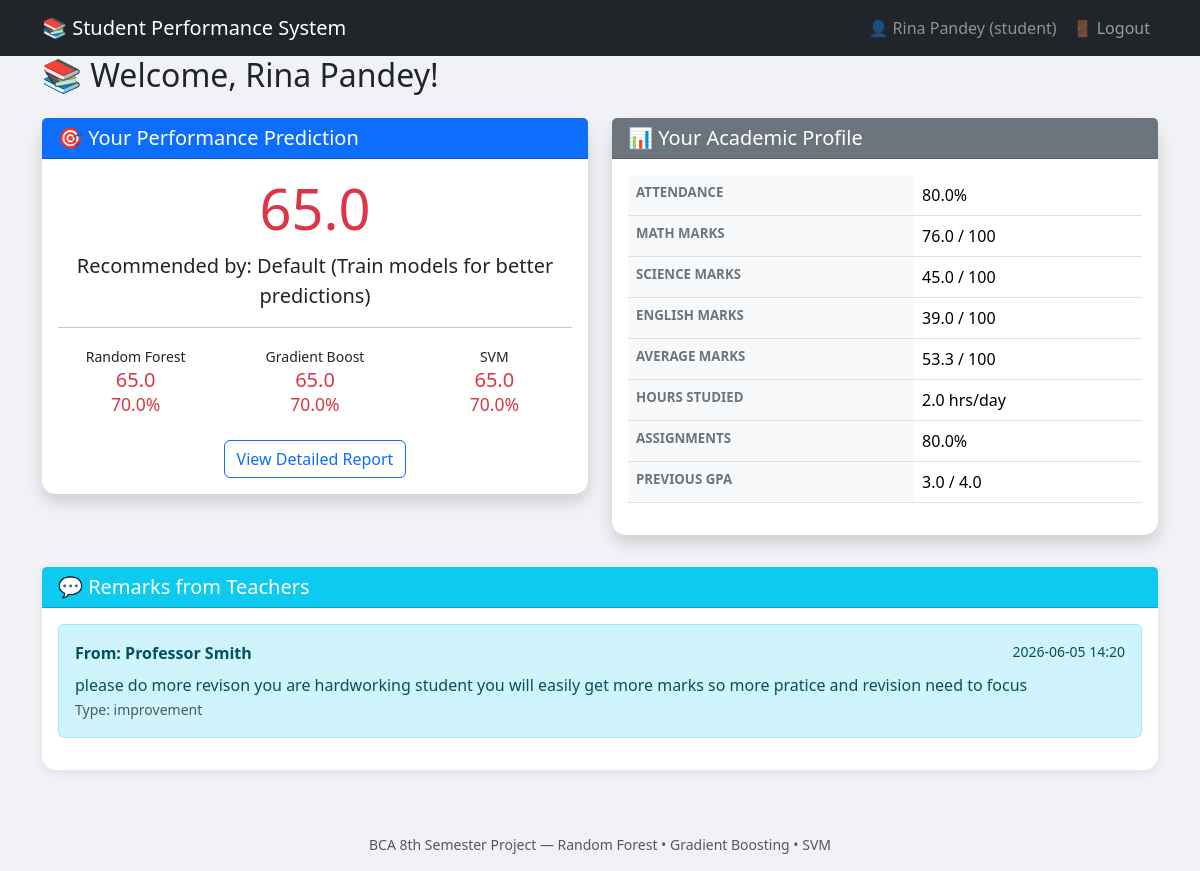
The page /student/dashboard (signed in) on the database its author committed.
### models.py (models this page shows, shortened)
class User(Base):
    __tablename__ = "users"
    id = Column(Integer, primary_key=True, autoincrement=True)
    username = Column(String(50), unique=True, nullable=False)
    email = Column(String(100), unique=True, nullable=False)
    password_hash = Column(String(255), nullable=False)
    role = Column(String(20), nullable=False)  # admin, teacher, student
    full_name = Column(String(100), nullable=False)
    is_active = Column(Boolean, default=True)
    created_at = Column(DateTime, default=func.now())
    student_id = Column(Integer, unique=True, nullable=True)  # For student roll number
    remarks_sent = relationship("Remark", foreign_keys="Remark.sender_id", backref="sender")
    remarks_received = relationship("Remark", foreign_keys="Remark.receiver_id", backref="receiver")

class Student(Base):
    __tablename__ = "students"
    id = Column(Integer, primary_key=True, autoincrement=True)
    name = Column(String(100), nullable=False)
    roll_number = Column(String(20), nullable=True)  # Student roll number
    attendance = Column(Float, nullable=False)      # 0–100 %
    math_marks = Column(Float, nullable=False)      # 0–100
    science_marks = Column(Float, nullable=False)   # 0–100
    english_marks = Column(Float, nullable=False)   # 0–100
    hours_studied = Column(Float, nullable=False)   # hours per day
    assignments = Column(Float, nullable=False)     # % completed
    prev_gpa = Column(Float, nullable=False)        # 0.0 – 4.0
    class_id = Column(Integer, ForeignKey("classes.id"), nullable=True)
    section_id = Column(Integer, ForeignKey("sections.id"), nullable=True)
    parent_contact = Column(String(20), nullable=True)
    parent_email = Column(String(100), nullable=True)
    address = Column(Text, nullable=True)
    enrollment_date = Column(DateTime, default=func.now())
    prediction_rf = Column(String(10), default="")
    prediction_gb = Column(String(10), default="")
    prediction_svm = Column(String(10), default="")
    confidence_rf = Column(Float, default=0.0)
    confidence_gb = Column(Float, default=0.0)
    confidence_svm = Column(Float, default=0.0)
    best_model = Column(String(30), default="")
    created_at = Column(DateTime, default=func.now())
    class_obj = relationship("Class", back_populates="students")
    section = relationship("Section", back_populates="students")

class Remark(Base):
    __tablename__ = "remarks"
    id = Column(Integer, primary_key=True, autoincrement=True)
    sender_id = Column(Integer, ForeignKey("users.id"), nullable=False)
    receiver_id = Column(Integer, ForeignKey("users.id"), nullable=False)
    student_record_id = Column(Integer, ForeignKey("students.id"), nullable=True)
    message = Column(Text, nullable=False)
    remark_type = Column(String(30), default="general")  # general, warning, appreciation, improvement
    is_read = Column(Boolean, default=False)
    created_at = Column(DateTime, default=func.now())

### routes.py (the view)
    @app.route("/student/dashboard")
    @login_required
    @role_required(Roles.STUDENT)
    def dashboard_student():
        current_user_obj = get_current_user()
        db = SessionLocal()
        try:
            student_dict = None
            if current_user_obj and current_user_obj.student_id:
                student_db = db.query(Student).filter(Student.id == current_user_obj.student_id).first()
                if student_db:
                    avg_marks = (student_db.math_marks + student_db.science_marks + student_db.english_marks) / 3 if (student_db.math_marks + student_db.science_marks + student_db.english_marks) > 0 else 0
                    class_info = None
                    section_info = None
                    if student_db.class_id:
                        class_obj = db.query(Class).filter(Class.id == student_db.class_id).first()
                        class_info = class_obj.name if class_obj else None
                    if student_db.section_id:
                        section_obj = db.query(Section).filter(Section.id == student_db.section_id).first()
                        section_info = section_obj.name if section_obj else None
                    student_dict = {
                        "id": student_db.id,
                        "roll_number": student_db.roll_number,
                        "name": student_db.name,
                        "attendance": student_db.attendance,
                        "math_marks": student_db.math_marks,
                        "science_marks": student_db.science_marks,
                        "english_marks": student_db.english_marks,
                        "hours_studied": student_db.hours_studied,
                        "assignments": student_db.assignments,
                        "prev_gpa": student_db.prev_gpa,
                        "prediction_rf": student_db.prediction_rf,
                        "prediction_gb": student_db.prediction_gb or student_db.prediction_rf,
                        "prediction_svm": student_db.prediction_svm or student_db.prediction_rf,
                        "confidence_rf": student_db.confidence_rf or 85.0,
                        "confidence_gb": student_db.confidence_gb or 85.0,
                        "confidence_svm": student_db.confidence_svm or 85.0,
                        "best_model": student_db.best_model or "Random Forest",
                        "avg_marks": round(avg_marks, 1),
                        "class_name": class_info,
                        "section_name": section_info,
                        "overall_score": round((avg_marks * 0.50 + student_db.attendance * 0.25 + min(student_db.hours_studied * 10, 100) * 0.15 + student_db.assignments * 0.10), 1) if avg_marks > 0 else 0,
                    }
            remarks = []
            remarks_db = db.query(Remark).filter(Remark.receiver_id == current_user_obj.id)\
                      .order_by(Remark.created_at.desc()).all()
            for r in remarks_db:
                if not r.is_read:
                    r.is_read = True
                remarks.append({
                    "id": r.id,
                    "sender": r.sender.full_name if r.sender else "Teacher",
                    "message": r.message,
                    "remark_type": r.remark_type,
                    "created_at": r.created_at.strftime("%Y-%m-%d %H:%M") if r.created_at else "Unknown"
                })
            db.commit()
            db.close()
            user_dict = {
                "id": current_user_obj.id,
                "username": current_user_obj.username,
                "full_name": current_user_obj.full_name,
                "role": current_user_obj.role
            }
            return render_template("dashboard_student.html",
                                 student=student_dict,
                                 remarks=remarks,
                                 user=user_dict)
        except Exception as e:
            db.close()
            flash(f"Error loading dashboard: {str(e)}", "danger")
            return render_template("dashboard_student.html",
                                 student=None,
                                 remarks=[],
                                 user={"full_name": "Student"})

### auth.py (called while the page is built)
def login_required(f):
    @wraps(f)
    def decorated_function(*args, **kwargs):
        if "user_id" not in session:
            flash("Please login first!", "warning")
            return redirect(url_for("login"))
        return f(*args, **kwargs)
    return decorated_function

def role_required(*allowed_roles):
    def decorator(f):
        @wraps(f)
        def decorated_function(*args, **kwargs):
            if "user_id" not in session:
                flash("Please login first!", "warning")
                return redirect(url_for("login"))
            if session.get("role") not in allowed_roles:
                flash("Access denied! You don't have permission for this page.", "danger")
                return redirect(url_for(f"dashboard_{session.get('role', 'student')}"))
            return f(*args, **kwargs)
        return decorated_function
    return decorator

def get_current_user():
    from database import SessionLocal
    from models import User
    if "user_id" not in session:
        return None
    db = SessionLocal()
    user = db.query(User).filter(User.id == session["user_id"]).first()
    db.close()
    return user

### templates/dashboard_student.html (shortened to what this page needs)
{% extends "base.html" %}
{% block content %}
<h2 class="mb-4">📚 Welcome, {{ user.full_name }}!</h2>
{% if student %}
<div class="row">
    <div class="col-md-6 mb-4">
        <div class="card shadow">
            <div class="card-header bg-primary text-white">
                <h5 class="mb-0">🎯 Your Performance Prediction</h5>
            </div>
            <div class="card-body text-center">
                <h1 class="display-4 {% if student.prediction_rf == 'Pass' %}text-success{% else %}text-danger{% endif %}">
                    {{ student.prediction_rf }}
                </h1>
                <p class="lead">Recommended by: <strong>{{ student.best_model }}</strong></p>
                <hr>
                <div class="row">
                    <div class="col-4">
                        <small>Random Forest</small>
                        <h5 {% if student.prediction_rf == 'Pass' %}class="text-success"{% else %}class="text-danger"{% endif %}>
                            {{ student.prediction_rf }}<br>
                            <small>{{ student.confidence_rf }}%</small>
                        </h5>
                    </div>
                    <div class="col-4">
                        <small>Gradient Boost</small>
                        <h5 {% if student.prediction_gb == 'Pass' %}class="text-success"{% else %}class="text-danger"{% endif %}>
                            {{ student.prediction_gb }}<br>
                            <small>{{ student.confidence_gb }}%</small>
                        </h5>
                    </div>
                    <div class="col-4">
                        <small>SVM</small>
                        <h5 {% if student.prediction_svm == 'Pass' %}class="text-success"{% else %}class="text-danger"{% endif %}>
                            {{ student.prediction_svm }}<br>
                            <small>{{ student.confidence_svm }}%</small>
                        </h5>
                    </div>
                </div>
                <a href="{{ url_for('student_my_prediction') }}" class="btn btn-outline-primary mt-3">View Detailed Report</a>
            </div>
        </div>
    </div>
    <div class="col-md-6 mb-4">
        <div class="card shadow">
            <div class="card-header bg-secondary text-white">
                <h5 class="mb-0">📊 Your Academic Profile</h5>
            </div>
            <div class="card-body">
                <table class="table">
                    <tr><th>Attendance</th><td>{{ student.attendance }}%</td></tr>
                    <tr><th>Math Marks</th><td>{{ student.math_marks }} / 100</td></tr>
                    <tr><th>Science Marks</th><td>{{ student.science_marks }} / 100</td></tr>
                    <tr><th>English Marks</th><td>{{ student.english_marks }} / 100</td></tr>
                    <tr><th>Average Marks</th><td>{{ student.avg_marks }} / 100</td></tr>
                    <tr><th>Hours Studied</th><td>{{ student.hours_studied }} hrs/day</td></tr>
                    <tr><th>Assignments</th><td>{{ student.assignments }}%</td></tr>
                    <tr><th>Previous GPA</th><td>{{ student.prev_gpa }} / 4.0</td></tr>
                </table>
            </div>
        </div>
    </div>
</div>
<div class="card mt-2">
    <div class="card-header bg-info text-white">
        <h5 class="mb-0">💬 Remarks from Teachers</h5>
    </div>
    <div class="card-body">
        {% if remarks %}
            {% for remark in remarks %}
            <div class="alert {% if remark.remark_type == 'appreciation' %}alert-success{% elif remark.remark_type == 'warning' %}alert-warning{% elif remark.remark_type == 'improvement' %}alert-info{% else %}alert-secondary{% endif %}">
                <div class="d-flex justify-content-between">
                    <strong>From: {{ remark.sender }}</strong>
                    <small>{{ remark.created_at }}</small>
                </div>
                <p class="mb-0 mt-2">{{ remark.message }}</p>
                {% if remark.remark_type %}
                <small class="text-muted">Type: {{ remark.remark_type }}</small>
                {% endif %}
            </div>
            {% endfor %}
        {% else %}
            <p class="text-muted text-center">No remarks yet.</p>
        {% endif %}
    </div>
</div>
{% endif %}
{% endblock %}

### templates/base.html (shortened to what this page needs)
<!DOCTYPE html>
<html lang="en">
<head>
<link href="https://cdn.jsdelivr.net/npm/bootstrap@5.3.2/dist/css/bootstrap.min.css" rel="stylesheet">
<link href="https://cdn.jsdelivr.net/npm/bootstrap-icons@1.11.3/font/bootstrap-icons.css" rel="stylesheet">
</head>
<body>
  <nav class="navbar navbar-expand-lg navbar-dark bg-dark">
        <div class="container">
            <a class="navbar-brand" href="
                {%- if session.get('user_id') -%}
                    {{ url_for('dashboard_' + session.get('role', 'student')) }}
                {%- else -%}
                    {{ url_for('login') }}
                {%- endif -%}
            ">
                📚 Student Performance System
            </a>
            {% if session.get('user_id') %}
            <div class="navbar-nav ms-auto">
                <span class="nav-link text-white-50">
                    👤 {{ session.get('full_name') }} ({{ session.get('role') }})
                </span>
                <a class="nav-link" href="{{ url_for('logout') }}">🚪 Logout</a>
            </div>
            {% endif %}
        </div>
    </nav>
<div class="container pb-5">
{% block content %}{% endblock %}
</div>
<footer class="text-center text-muted py-3 small">
BCA 8th Semester Project &mdash; Random Forest &bull; Gradient Boosting &bull; SVM
</footer>
</body>
</html>

### templates/base.html (style rules this page uses)
body { background-color: #f0f2f5; font-family: 'Segoe UI', sans-serif; }
.card { border: none; border-radius: 14px; box-shadow: 0 2px 12px rgba(0,0,0,0.08); }
.table th { background:#f8f9fa; font-weight:600; font-size:0.83rem; text-transform:uppercase; color:#6c757d; }

### rows shown on the page
User: get "student", full_name "Rina Pandey"
Student: prediction_rf "65.0", best_model "Default (Train models for better predictions)", confidence_rf "70.0", prediction_gb "65.0", confidence_gb "70.0", prediction_svm "65.0", confidence_svm "70.0", attendance "80.0", math_marks "76.0", science_marks "45.0", english_marks "39.0", hours_studied "2.0", assignments "80.0", prev_gpa "3.0"
User: sender "Professor Smith"
Remark: message "please do more revison you are hardworking student you will easily get more marks so more pratice and revision need to focus", remark_type "improvement"

### other values the page prints
{{ session.get('full_name') }} "Rina Pandey"
{{ student.avg_marks }} "53.3"
{{ remark.created_at }} "2026-06-05 14:20"
